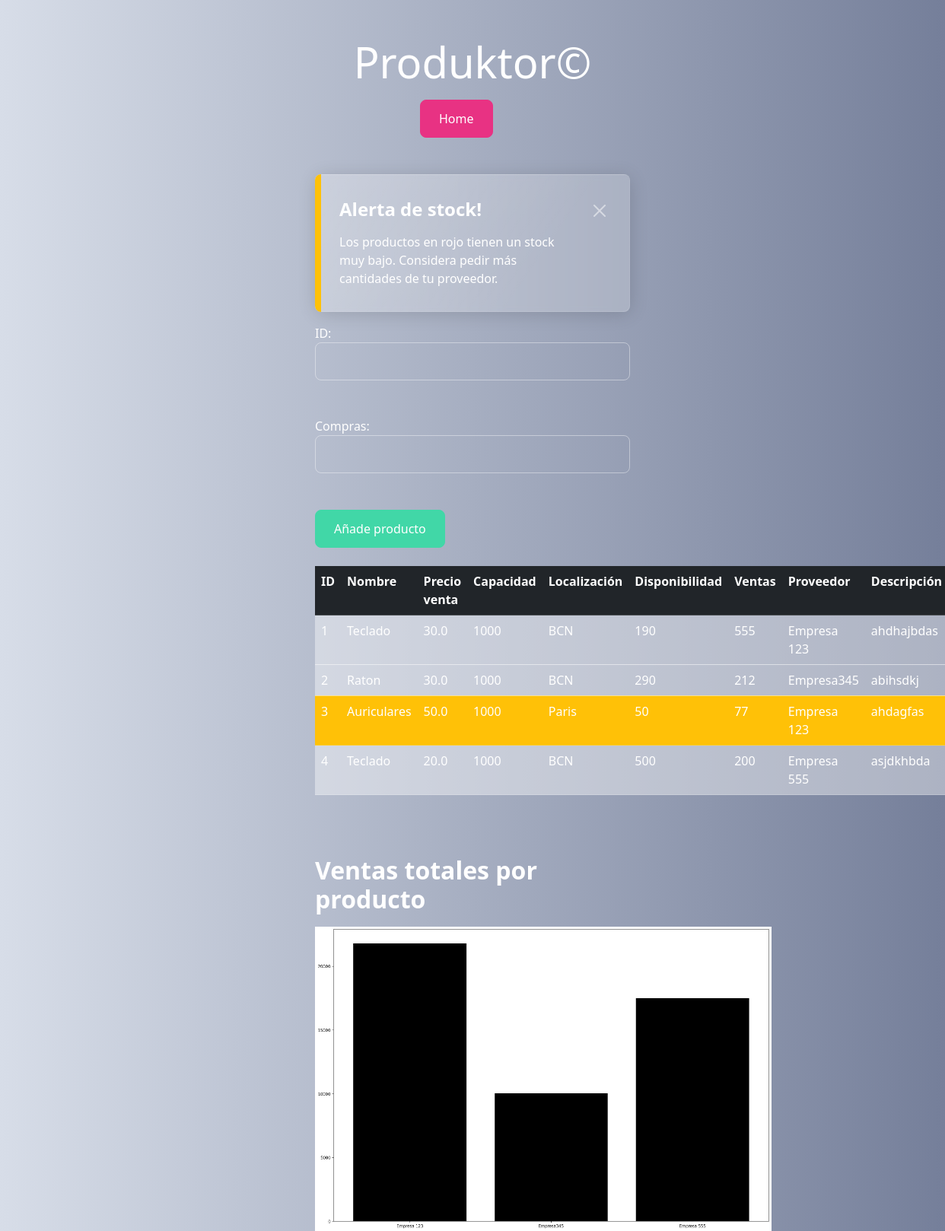
Page /cliente on the committed database.
### models.py (models this page shows, shortened)
class Stock(db.Base):
    __tablename__ = "Stock"
    id = Column(Integer, primary_key=True)
    nombre = Column(String(200), nullable=False)
    precio_compra = Column(Float)
    precio_venta = Column(Float)
    lugar = Column(String)
    stock = Column(Integer, nullable=False)
    capacidad = Column(Integer)
    vendidos = Column(Integer)
    descripcion = Column(String)
    proveedor = Column(String)
    telefono = Column(String)
    direccion = Column(String)
    cif = Column(String)
    facturacion = Column(Float)
    descuento = Column(Float)
    iva = Column(Float)
    '''
    def __str__(self):
        return """{}:

        {} euros,
        se encuentra en {},
        hay {} en el stock...

        y se vendieron {} unidades
        {}

        """.format(self.nombre, self.precio, self.lugar, self.stock, self.vendidos, self.descripcion)

    '''

### main.py (the view)
@app.route('/cliente', methods=['GET', 'POST'])
def acceso_cliente():
    todas_las_tareas = db.session.query(Stock).all()
    print(todas_las_tareas)
    data = []
    nombre_productos = {}
    for i in todas_las_tareas:
        data.append((i.id, i.nombre, i.precio_venta, i.capacidad, i.lugar, i.stock, i.vendidos, i.proveedor, i.descripcion))
        if i.nombre in nombre_productos:
            nombre_productos[i.nombre] += i.vendidos * i.precio_venta
        else:
            nombre_productos[i.nombre] = i.vendidos * i.precio_venta
    headings = ("ID", "Nombre", "Precio venta", "Capacidad", "Localización", "Disponibilidad", "Ventas", "Proveedor", "Descripción")
    image = url_for('static', filename='image.jpg')
    style.use("grayscale")
    fig = plt.figure(figsize=(15, 10))
    ax = fig.add_axes([0, 0, 1, 1])
    productos = nombre_productos.keys()
    vendidos = nombre_productos.values()
    ax.bar(productos, vendidos)
    plt.savefig("static/image.jpg", bbox_inches='tight', dpi=150)
    plt.title("Ventas totales por producto")
    return render_template("cliente.html", headings=headings, data=data, image=image)

### templates/cliente.html (shortened to what this page needs)
<!DOCTYPE html>
<html lang="es">
<head>
    <link rel="stylesheet" href="{{ url_for ('static', filename='main.css')}}"
    <link rel="stylesheet" href="https://cdn.jsdelivr.net/npm/bootswatch@5.1.3/dist/quartz/bootstrap.min.css">
</head>
<body style="background: #757f9a;
background: -webkit-linear-gradient(to left, #757f9a, #d7dde8);
background: linear-gradient(to left, #757f9a, #d7dde8);">
<main class="card-body">
    <h1 class="display-4 text-center mt-4 " style="color:white">Produktor©</h1>
     <div class="col-md-4 offset-md-4 my-auto">
        <div class="col-md-4 offset-md-4 my-auto">
        <div class="d-grid gap-2">
            <form method="post" action=".">
                <button type="submit" name="cliente" value="cliente" class="btn btn-primary">Home</button>
            </form>
        </div>
        </div>
     <br><br>
          {% for row in data %}
            {% if row[3] * 0.1 > row[5] %}
                <div class="alert alert-dismissible alert-warning">
                    <button type="button" class="btn-close" data-bs-dismiss="alert"></button>
                    <h4 class="alert-heading">Alerta de stock!</h4>
                    <p class="mb-0">Los productos en rojo tienen un stock muy bajo. Considera pedir más cantidades de tu proveedor.</p>
                </div>
            {% endif %}
         {% endfor %}
    <div>
     <form method = "post" action="/actualizar">
        <label for="nombre">ID:</label>
        <input type="text" id="producto" name="producto" value="" class="form-control"><br><br>
         <label for="precio">Compras:</label>
        <input type="number" step=any id="compras" name="compras" class="form-control"><br><br>
        <button type="submit" name="Envia" value="Envia" class="btn btn-success">Añade producto</button><br><br>
    </div>
    <table class="table table-hover">
        <tr class="table-dark">
            {% for header in headings %}
            <th>
                {{ header }}
            </th>
            {% endfor %}
        </tr>
        {% for row in data %}
            {% if row[3] * 0.1 < row[5] %}
                <tr class="table-secondary">
                    {% for cell in row %}
                    <td>{{ cell }}</td>
                    {% endfor %}
                </tr>
            {% else %}
                <tr class="table-warning">
                    {% for cell in row %}
                    <td>{{ cell }}</td>
                    {% endfor %}
                </tr>
            {% endif %}
        {% endfor %}
    </table>
    <br><br>
         <h2>Ventas totales por producto</h2>
    <img src="{{url_for('static', filename='image_empresas.jpg')}}"  width="600" height="400" />
</main>
</body>
</html>

### static/main.css (style rules this page uses)
body { background: #e1eec3; background: -webkit-linear-gradient(to right, #f05053, #e1eec3); background: linear-gradient(to right, #f05053, #e1eec3); }

### rows in the picture
Stock: row "3" "50" "77", nombre "Auriculares", precio_venta "50.0", capacidad "1000", lugar "Paris", proveedor "Empresa 123", descripcion "ahdagfas"
Stock: row "1" "190", nombre "Teclado", precio_venta "30.0", capacidad "1000", lugar "BCN", vendidos "555", proveedor "Empresa 123", descripcion "ahdhajbdas"
Stock: row "2" "212", nombre "Raton", precio_venta "30.0", capacidad "1000", lugar "BCN", stock "290", proveedor "Empresa345", descripcion "abihsdkj"
Stock: row "4" "200", nombre "Teclado", precio_venta "20.0", capacidad "1000", lugar "BCN", stock "500", proveedor "Empresa 555", descripcion "asjdkhbda"

### other values in the picture
{{ header }} "ID" "Nombre" "Precio venta" "Capacidad" "Localización" "Disponibilidad" "Ventas" "Proveedor" "Descripción"
